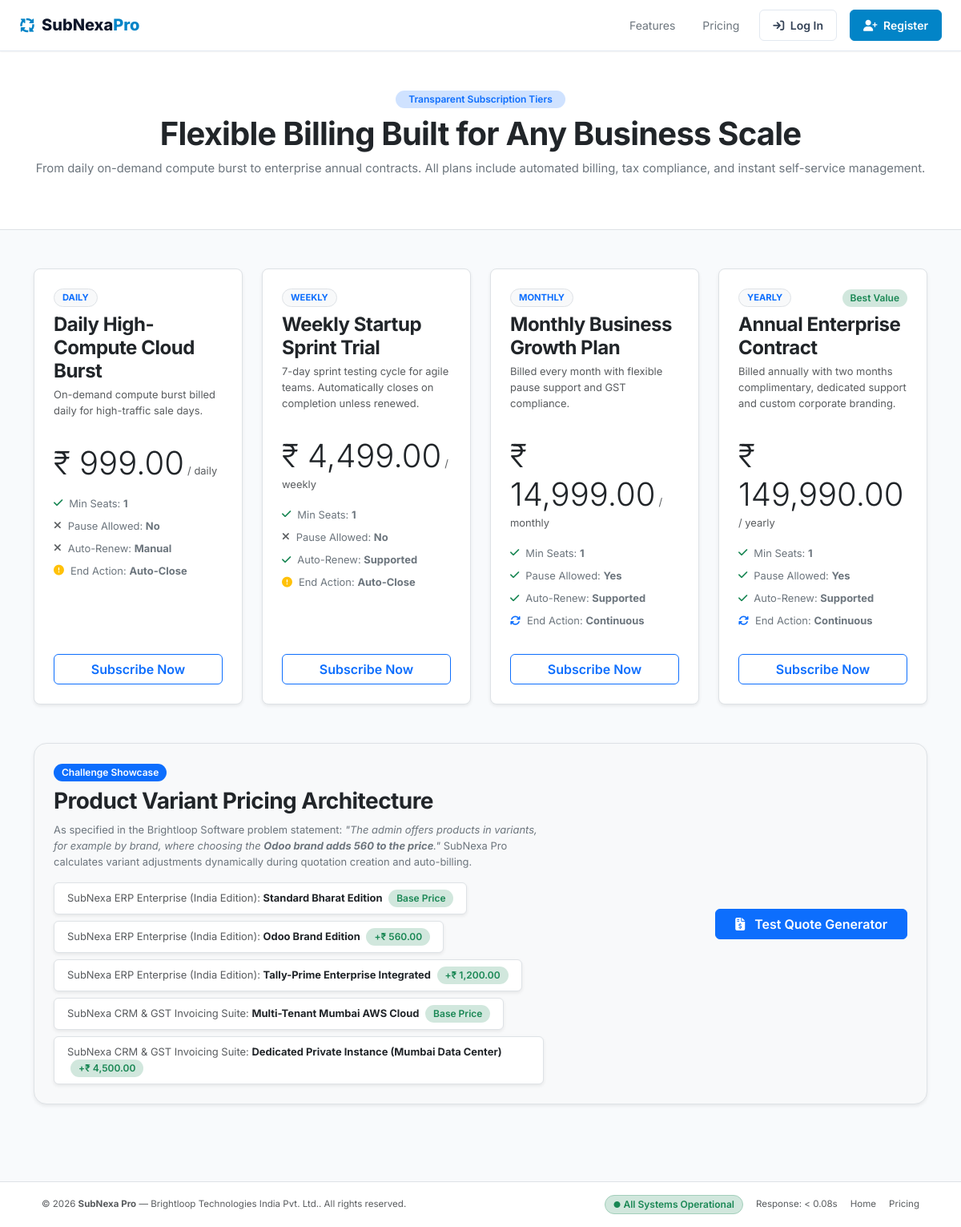
/pricing.php, run on the app's committed database.
### tables this page shows
CREATE TABLE `plans` (
  `id` INT UNSIGNED AUTO_INCREMENT PRIMARY KEY,
  `name` VARCHAR(150) NOT NULL,
  `code` VARCHAR(50) NOT NULL UNIQUE,
  `billing_frequency` ENUM('daily', 'weekly', 'monthly', 'yearly') NOT NULL DEFAULT 'monthly',
  `cost` DECIMAL(12,2) NOT NULL DEFAULT 0.00,
  `min_quantity` INT UNSIGNED NOT NULL DEFAULT 1,
  `auto_close_on_end` TINYINT(1) NOT NULL DEFAULT 0,
  `can_pause` TINYINT(1) NOT NULL DEFAULT 1,
  `can_renew` TINYINT(1) NOT NULL DEFAULT 1,
  `available_from` DATE NULL,
  `available_to` DATE NULL,
  `is_active` TINYINT(1) NOT NULL DEFAULT 1,
  `description` TEXT NULL,
  `created_at` TIMESTAMP DEFAULT CURRENT_TIMESTAMP,
  INDEX `idx_plan_frequency` (`billing_frequency`),
  INDEX `idx_plan_active` (`is_active`)
);

CREATE TABLE `product_variants` (
  `id` INT UNSIGNED AUTO_INCREMENT PRIMARY KEY,
  `product_id` INT UNSIGNED NOT NULL,
  `attribute_name` VARCHAR(100) NOT NULL,
  `variant_value` VARCHAR(100) NOT NULL,
  `price_adjustment` DECIMAL(12,2) NOT NULL DEFAULT 0.00,
  `created_at` TIMESTAMP DEFAULT CURRENT_TIMESTAMP,
  CONSTRAINT `fk_variant_product` FOREIGN KEY (`product_id`) REFERENCES `products` (`id`) ON DELETE CASCADE
);

CREATE TABLE `products` (
  `id` INT UNSIGNED AUTO_INCREMENT PRIMARY KEY,
  `name` VARCHAR(150) NOT NULL,
  `code` VARCHAR(50) NOT NULL UNIQUE,
  `type` ENUM('software', 'service', 'add_on') NOT NULL DEFAULT 'software',
  `sales_price` DECIMAL(12,2) NOT NULL DEFAULT 0.00,
  `cost_price` DECIMAL(12,2) NOT NULL DEFAULT 0.00,
  `notes` TEXT NULL,
  `is_active` TINYINT(1) NOT NULL DEFAULT 1,
  `created_at` TIMESTAMP DEFAULT CURRENT_TIMESTAMP,
  INDEX `idx_product_type` (`type`),
  INDEX `idx_product_active` (`is_active`)
);

### config/database.php (called while the page is built, shortened)
<?php
try {
    $conn = new mysqli(DB_HOST, DB_USER, DB_PASS, DB_NAME, DB_PORT);
    $conn->set_charset("utf8mb4");
} catch (mysqli_sql_exception $e) {
    http_response_code(500);
    die('<div style="font-family:sans-serif;padding:30px;background:#FEF2F2;border:1px solid #F87171;border-radius:8px;max-width:600px;margin:50px auto;color:#991B1B;">
        <h3 style="margin-top:0;">Database Connection Error</h3>
        <p>Could not connect to MySQL database <strong>' . htmlspecialchars(DB_NAME) . '</strong> on port ' . DB_PORT . '.</p>
        <p><small>' . htmlspecialchars($e->getMessage()) . '</small></p>
        <p>Please make sure MySQL is running in XAMPP and <code>subnexa_pro</code> database is imported.</p>
    </div>');
}
function db_query($sql, $params = [], $types = "") {
    global $conn;
    $stmt = $conn->prepare($sql);
    $stmt->execute();
    return $stmt;
}
function db_fetch_all($sql, $params = [], $types = "") {
    $stmt = db_query($sql, $params, $types);
    $result = $stmt->get_result();
    $rows = [];
    if ($result) {
        while ($row = $result->fetch_assoc()) {
            $rows[] = $row;
        }
    }
    return $rows;
}

### config/functions.php (called while the page is built, shortened)
<?php
function format_currency($amount) {
    return APP_CURRENCY . ' ' . number_format((float)$amount, 2);
}

### pricing.php (the view, shortened to what this page needs)
<?php
$plans = db_fetch_all("SELECT * FROM plans WHERE is_active = 1 ORDER BY cost ASC");
$variants = db_fetch_all("SELECT v.*, p.name as product_name FROM product_variants v JOIN products p ON v.product_id = p.id WHERE p.is_active = 1");
require_once __DIR__ . '/includes/header.php';
require_once __DIR__ . '/includes/navbar.php';
?>
<div class="bg-white border-bottom py-5">
    <div class="container text-center max-w-2xl mx-auto">
        <span class="badge bg-primary-subtle text-primary px-3 py-1.5 fw-semibold mb-2">Transparent Subscription Tiers</span>
        <h1 class="display-6 fw-bold text-dark">Flexible Billing Built for Any Business Scale</h1>
        <p class="text-secondary">
            From daily on-demand compute burst to enterprise annual contracts. All plans include automated billing, tax compliance, and instant self-service management.
        </p>
    </div>
</div>
<div class="container py-5">
    <div class="row g-4 mb-5">
        <?php foreach ($plans as $plan): ?>
            <div class="col-md-6 col-lg-3">
                <div class="card h-100 border shadow-sm rounded-3 d-flex flex-column hover-shadow transition">
                    <div class="card-body p-4 d-flex flex-column">
                        <div class="d-flex justify-content-between align-items-center mb-2">
                            <span class="badge bg-light text-primary border fw-bold text-uppercase" style="font-size: 0.7rem;">
                                <?= htmlspecialchars($plan['billing_frequency']); ?>
                            </span>
                            <?php if ($plan['billing_frequency'] === 'yearly'): ?>
                                <span class="badge bg-success-subtle text-success small">Best Value</span>
                            <?php endif; ?>
                        </div>
                        <h4 class="fw-bold text-dark mb-1"><?= htmlspecialchars($plan['name']); ?></h4>
                        <p class="text-muted small mb-3"><?= htmlspecialchars($plan['description'] ?? 'Recurring billing plan.'); ?></p>
                        <div class="my-3">
                            <span class="display-6 fw-extrabold text-dark"><?= format_currency($plan['cost']); ?></span>
                            <span class="text-muted small">/ <?= htmlspecialchars($plan['billing_frequency']); ?></span>
                        </div>
                        <ul class="list-unstyled small space-y-2 mb-4 text-secondary">
                            <li class="d-flex align-items-center gap-2 mb-2">
                                <i class="fa-solid fa-check text-success"></i>
                                <span>Min Seats: <strong><?= (int)$plan['min_quantity']; ?></strong></span>
                            </li>
                            <li class="d-flex align-items-center gap-2 mb-2">
                                <i class="fa-solid <?= $plan['can_pause'] ? 'fa-check text-success' : 'fa-xmark text-muted'; ?>"></i>
                                <span>Pause Allowed: <strong><?= $plan['can_pause'] ? 'Yes' : 'No'; ?></strong></span>
                            </li>
                            <li class="d-flex align-items-center gap-2 mb-2">
                                <i class="fa-solid <?= $plan['can_renew'] ? 'fa-check text-success' : 'fa-xmark text-muted'; ?>"></i>
                                <span>Auto-Renew: <strong><?= $plan['can_renew'] ? 'Supported' : 'Manual'; ?></strong></span>
                            </li>
                            <li class="d-flex align-items-center gap-2 mb-2">
                                <i class="fa-solid <?= $plan['auto_close_on_end'] ? 'fa-circle-exclamation text-warning' : 'fa-arrows-rotate text-primary'; ?>"></i>
                                <span>End Action: <strong><?= $plan['auto_close_on_end'] ? 'Auto-Close' : 'Continuous'; ?></strong></span>
                            </li>
                        </ul>
                        <div class="mt-auto">
                            <a href="<?= BASE_URL; ?>/auth/register.php?plan=<?= $plan['id']; ?>" class="btn btn-outline-primary w-100 fw-semibold">
                                Subscribe Now
                            </a>
                        </div>
                    </div>
                </div>
            </div>
        <?php endforeach; ?>
    </div>
    <div class="card bg-light border p-4 rounded-4 mb-5 shadow-sm">
        <div class="row align-items-center g-4">
            <div class="col-lg-7">
                <span class="badge bg-primary text-white mb-2">Challenge Showcase</span>
                <h3 class="fw-bold text-dark">Product Variant Pricing Architecture</h3>
                <p class="text-secondary small mb-3">
                    As specified in the Brightloop Software problem statement: <em>"The admin offers products in variants, for example by brand, where choosing the <strong>Odoo brand adds 560 to the price</strong>."</em> SubNexa Pro calculates variant adjustments dynamically during quotation creation and auto-billing.
                </p>
                <div class="d-flex flex-wrap gap-2">
                    <?php foreach ($variants as $v): ?>
                        <div class="bg-white px-3 py-2 rounded-2 border shadow-sm small">
                            <span class="text-muted"><?= htmlspecialchars($v['product_name']); ?>:</span>
                            <strong><?= htmlspecialchars($v['variant_value']); ?></strong>
                            <span class="badge bg-success-subtle text-success ms-1">
                                <?= $v['price_adjustment'] > 0 ? '+' . format_currency($v['price_adjustment']) : 'Base Price'; ?>
                            </span>
                        </div>
                    <?php endforeach; ?>
                </div>
            </div>
            <div class="col-lg-5 text-lg-end">
                <a href="<?= BASE_URL; ?>/auth/login.php" class="btn btn-primary fw-semibold px-4 py-2.5">
                    <i class="fa-solid fa-file-invoice-dollar me-2"></i> Test Quote Generator
                </a>
            </div>
        </div>
    </div>
</div>
<?php require_once __DIR__ . '/includes/footer.php'; ?>

### data on the page
plans: billing_frequency "DAILY", name "Daily High-Compute Cloud Burst", description "On-demand compute burst billed daily for high-traffic sale days.", cost "₹ 999.00", billing_frequency "daily", min_quantity "1", can_pause 0 (drawn), can_renew 0 (drawn), auto_close_on_end 1 (drawn)
plans: billing_frequency "WEEKLY", name "Weekly Startup Sprint Trial", description "7-day sprint testing cycle for agile teams. Automatically closes on completion unless renewed.", cost "₹ 4,499.00", billing_frequency "weekly", min_quantity "1", can_pause 0 (drawn), can_renew 1 (drawn), auto_close_on_end 1 (drawn)
plans: billing_frequency "MONTHLY", name "Monthly Business Growth Plan", description "Billed every month with flexible pause support and GST compliance.", cost "₹ 14,999.00", billing_frequency "monthly", min_quantity "1", can_pause 1 (drawn), can_renew 1 (drawn), auto_close_on_end 0 (drawn)
plans: billing_frequency "YEARLY", shows "Best Value", name "Annual Enterprise Contract", description "Billed annually with two months complimentary, dedicated support and custom corporate branding.", cost "₹ 149,990.00", billing_frequency "yearly", min_quantity "1", can_pause 1 (drawn), can_renew 1 (drawn), auto_close_on_end 0 (drawn)
product_variants: product.name "SubNexa ERP Enterprise (India Edition)", variant_value "Standard Bharat Edition", price_adjustment "Base Price"
product_variants: product.name "SubNexa ERP Enterprise (India Edition)", variant_value "Odoo Brand Edition", price_adjustment "₹ 560.00"
product_variants: product.name "SubNexa ERP Enterprise (India Edition)", variant_value "Tally-Prime Enterprise Integrated", price_adjustment "₹ 1,200.00"
product_variants: product.name "SubNexa CRM & GST Invoicing Suite", variant_value "Multi-Tenant Mumbai AWS Cloud", price_adjustment "Base Price"
product_variants: product.name "SubNexa CRM & GST Invoicing Suite", variant_value "Dedicated Private Instance (Mumbai Data Center)", price_adjustment "₹ 4,500.00"

### other printed values
APP_NAME "SubNexa Pro"
APP_COMPANY "Brightloop Technologies India Pvt. Ltd."
